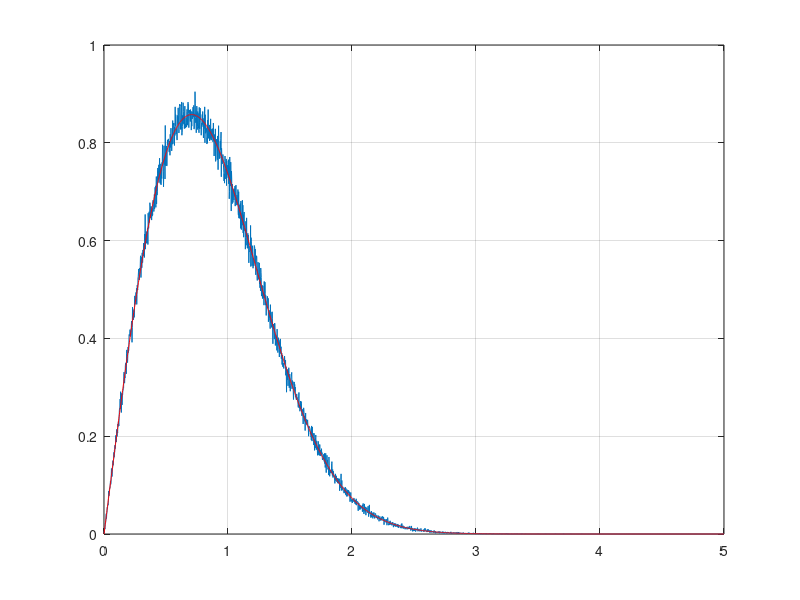

MATLAB code to generate this figure:
clear;
N = 1000000;
p = 1/sqrt(2);
x1 = p*randn([1 N]);
x2 = p*randn([1 N]);

% A vector of Rayleigh distributed random variables (r)
y = x1 + 1i*(x2);
r = abs(y);

x_step = 1/500;
x = 0:x_step:5;
n = hist(r,x);

r1 = (n./(N*x_step));

% Theoretical rayleigh fading

r2 = (x/(p^2)).*exp(-(x.^2)/(2*p^2));

% Simulation plot of rayleigh
plot(x,r1)
grid
sum(r1*x_step) % The area inside the graph adds to 1
hold
% Theoretical plot of rayleigh
plot(x,r2,'r')

